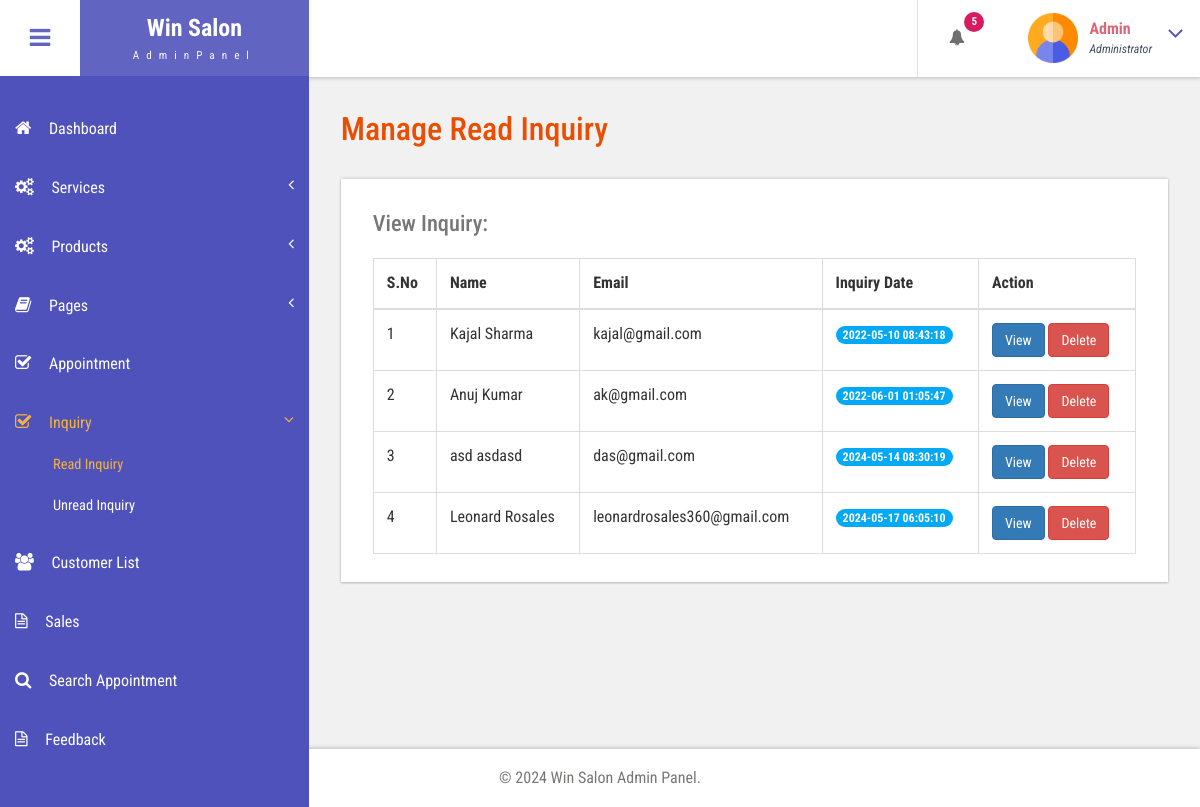
Before: /bfs/admin/readenq.php (signed in) with the older database file.
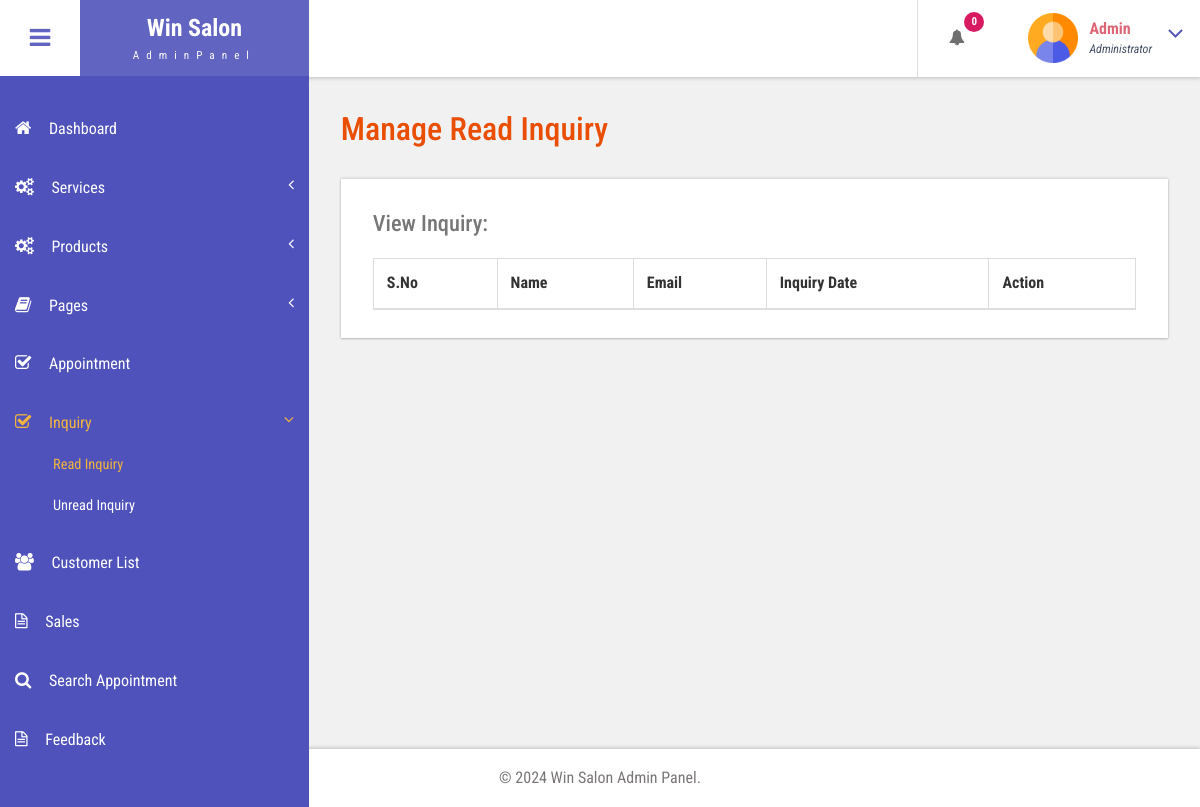
After: the same page with the newer database file.
### tables this page shows
CREATE TABLE `tblcontact` (
  `ID` int(10) NOT NULL,
  `FirstName` varchar(200) DEFAULT NULL,
  `LastName` varchar(200) DEFAULT NULL,
  `Phone` bigint(10) DEFAULT NULL,
  `Email` varchar(200) DEFAULT NULL,
  `Message` mediumtext DEFAULT NULL,
  `EnquiryDate` timestamp NOT NULL DEFAULT current_timestamp(),
  `IsRead` int(5) DEFAULT NULL
);

### bfs/admin/readenq.php (the view, shortened to what this page needs)
<?php
include('includes/dbconnection.php');
if (strlen($_SESSION['bpmsaid']==0)) {
  header('location:logout.php');
  } else{
  ?>
<!DOCTYPE HTML>
<html>
<head>
<link href="css/bootstrap.css" rel='stylesheet' type='text/css' />
<link href="css/style.css" rel='stylesheet' type='text/css' />
<link href="css/font-awesome.css" rel="stylesheet">
<link href="css/animate.css" rel="stylesheet" type="text/css" media="all">
<link href="css/custom.css" rel="stylesheet">
</head>
<body class="cbp-spmenu-push">
	<div class="main-content">
		 <?php include_once('includes/sidebar.php');?>
		 <?php include_once('includes/header.php');?>
		<div id="page-wrapper">
			<div class="main-page">
				<div class="tables">
					<h3 class="title1">Manage Read Inquiry</h3>
					<div class="table-responsive bs-example widget-shadow">
						<h4>View Inquiry:</h4>
						<table class="table table-bordered"> <thead> <tr>
                   <th>S.No</th>
                   <th>Name</th>
                    <th>Email</th>
                    <th>Inquiry Date</th>
                     <th>Action</th>
                  </tr> </thead> <tbody>
<?php
$ret=mysqli_query($con,"select * from tblcontact where IsRead='1'");
$cnt=1;
while ($row=mysqli_fetch_array($ret)) {
?>
						 <tr class="gradeX">
                 <td><?php echo $cnt;?></td>
                  <td><?php  echo $row['FirstName'];?> <?php  echo $row['LastName'];?></td>
                                        <td><?php  echo $row['Email'];?></td>
                                        <td>
                                            <span class="badge badge-primary"><?php echo $row['EnquiryDate'];?></span>
                                        </td>
                                         <td>
<a href="view-enquiry.php?viewid=<?php echo $row['ID'];?>" class="btn btn-primary">View</a>
<a href="readenq.php?delid=<?php echo $row['ID'];?>" class="btn btn-danger" onClick="return confirm('Are you sure you want to delete?')">Delete</a>
                                         </td>
                </tr>   <?php
$cnt=$cnt+1;
}?></tbody> </table>
					</div>
				</div>
			</div>
		</div>
		 <?php include_once('includes/footer.php');?>
	</div>
</body>
</html>
<?php }  ?>

### bfs/admin/includes/header.php (shortened to what this page needs)
<div class="sticky-header header-section ">
      <div class="header-left">
        <button id="showLeftPush"><i class="fa fa-bars"></i></button>
        <div class="logo">
          <a href="index.html">
            <h1>Win Salon</h1>
            <span>AdminPanel</span>
          </a>
        </div>
      </div>
      <div class="header-right">
        <div class="profile_details_left">
          <ul class="nofitications-dropdown">
            <?php
            $ret1 = mysqli_query($con, "SELECT tbluser.FirstName, tbluser.LastName, tblbook.ID as bid, tblbook.AptNumber
                            FROM tblbook
                            JOIN tbluser ON tbluser.ID = tblbook.UserID
                            WHERE tblbook.Status IS NULL
                            ORDER BY tblbook.ID DESC");
            $num = mysqli_num_rows($ret1);
            ?>
            <li class="dropdown head-dpdn">
              <a href="#" class="dropdown-toggle" data-toggle="dropdown" aria-expanded="false"><i class="fa fa-bell"></i><span class="badge blue"><?php echo $num;?></span></a>
            </li>
          </ul>
          <div class="clearfix"> </div>
        </div>
        <div class="profile_details">
        <?php
$adid=$_SESSION['bpmsaid'];
$ret=mysqli_query($con,"select AdminName from tbladmin where ID='$adid'");
$row=mysqli_fetch_array($ret);
$name=$row['AdminName'];
?>
          <ul>
            <li class="dropdown profile_details_drop">
              <a href="#" class="dropdown-toggle" data-toggle="dropdown" aria-expanded="false">
                <div class="profile_img">
                  <span class="prfil-img"><img src="images/admin.png" alt="" width="50" height="50"> </span>
                  <div class="user-name">
                    <p><?php echo $name; ?></p>
                    <span>Administrator</span>
                  </div>
                  <i class="fa fa-angle-down lnr"></i>
                  <div class="clearfix"></div>
                </div>
              </a>
            </li>
          </ul>
        </div>
      </div>
      <div class="clearfix"> </div>
    </div>

Changed rows visible on the page:
removed tblcontact: FirstName "Kajal", LastName "Sharma", Email "kajal@gmail.com", EnquiryDate "2022-05-10 08:43:18"
removed tblcontact: FirstName "Anuj", LastName "Kumar", Email "ak@gmail.com", EnquiryDate "2022-06-01 01:05:47"
removed tblcontact: FirstName "asd", LastName "asdasd", Email "das@gmail.com", EnquiryDate "2024-05-14 08:30:19"
removed tblcontact: FirstName "Leonard", LastName "Rosales", Email "leonardrosales360@gmail.com", EnquiryDate "2024-05-17 06:05:10"
Other visible differences:
$num: "5" → "0"
